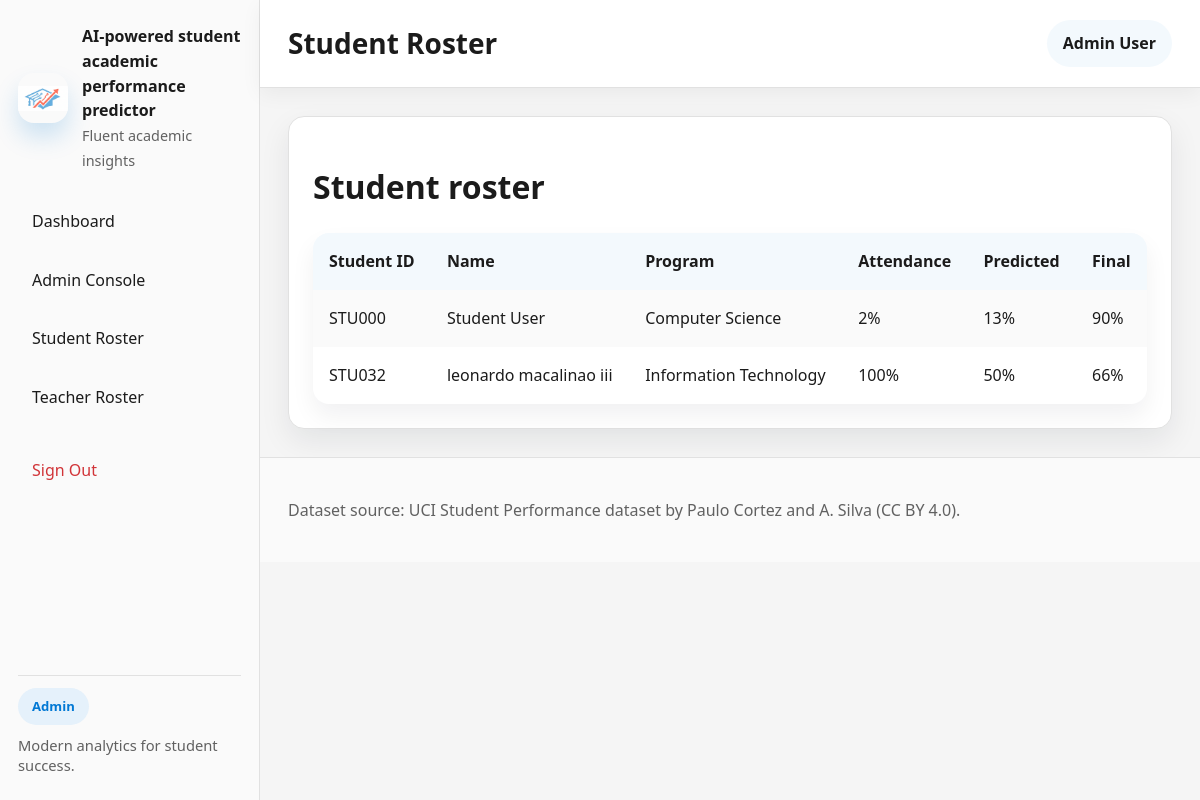
The app's page /admin/students.php (signed in) with its own data.
### tables this page shows
CREATE TABLE `students` (
  `id` int(11) NOT NULL,
  `user_id` int(11) NOT NULL,
  `student_id` varchar(20) NOT NULL,
  `program` varchar(100) DEFAULT 'General Studies',
  `phone` varchar(20) DEFAULT '',
  `guardian_name` varchar(100) DEFAULT '',
  `attendance` int(11) DEFAULT 0,
  `study_hours` int(11) DEFAULT 0,
  `assignments` int(11) DEFAULT 0,
  `quiz_score` int(11) DEFAULT 0,
  `predicted_grade` int(11) DEFAULT 0,
  `final_grade` int(11) DEFAULT 0,
  `status` varchar(20) DEFAULT 'Active',
  `created_at` timestamp NOT NULL DEFAULT current_timestamp()
);

CREATE TABLE `users` (
  `id` int(11) NOT NULL,
  `username` varchar(50) NOT NULL,
  `password_hash` varchar(255) NOT NULL,
  `role` enum('admin','teacher','student') NOT NULL,
  `full_name` varchar(100) NOT NULL,
  `email` varchar(100) NOT NULL,
  `created_at` timestamp NOT NULL DEFAULT current_timestamp(),
  `is_email_verified` tinyint(1) DEFAULT 0,
  `verification_code` varchar(10) DEFAULT NULL,
  `verification_expires_at` datetime DEFAULT NULL
);

### admin/students.php (the view, shortened to what this page needs)
<?php
require_once __DIR__ . '/../includes/header.php';
$connection = get_db_connection();
$students = $connection->query('SELECT s.student_id, u.full_name, s.program, s.attendance, s.predicted_grade, s.final_grade FROM students s JOIN users u ON u.id = s.user_id ORDER BY s.id');
?>
<div class="card">
    <h1>Student roster</h1>
    <table>
        <tr><th>Student ID</th><th>Name</th><th>Program</th><th>Attendance</th><th>Predicted</th><th>Final</th></tr>
        <?php while ($row = $students->fetch_assoc()): ?>
            <tr><td><?php echo htmlspecialchars($row['student_id']); ?></td><td><?php echo htmlspecialchars($row['full_name']); ?></td><td><?php echo htmlspecialchars($row['program']); ?></td><td><?php echo htmlspecialchars($row['attendance']); ?>%</td><td><?php echo htmlspecialchars($row['predicted_grade']); ?>%</td><td><?php echo htmlspecialchars($row['final_grade']); ?>%</td></tr>
        <?php endwhile; ?>
    </table>
</div>
<?php require_once __DIR__ . '/../includes/footer.php'; ?>

### assets/styles.css (style rules this page uses)
:root { color-scheme: light; font-family: 'Segoe UI Variable', 'Segoe UI', Inter, Arial, sans-serif; font-size: 16px; line-height: 1.55; color: #1B1B1B; background: #F5F5F5; }
* { box-sizing: border-box; }
html { scroll-behavior: smooth; }
body { margin: 0; min-height: 100vh; background: #F5F5F5; }
.card { background: #FFFFFF; border-radius: 16px; padding: 24px; border: 1px solid #E1E1E1; box-shadow: 0 12px 30px rgba(16, 24, 40, 0.08); }
table { width: 100%; border-collapse: separate; border-spacing: 0; background: #FFFFFF; border-radius: 16px; overflow: hidden; box-shadow: 0 12px 24px rgba(16, 24, 40, 0.06); }
th, td { padding: 16px; text-align: left; }
th { position: sticky; top: 0; background: #F3F9FD; color: #1B1B1B; font-weight: 700; }
tbody tr { transition: background-color 220ms ease; }
tbody tr:nth-child(even) { background: #FAFAFA; }

### records on screen
students: student "STU000", user.full_name "Student User", program "Computer Science", attendance "2", predicted_grade "13", final_grade "90"
students: student "STU032", user.full_name "leonardo macalinao iii", program "Information Technology", attendance "100", predicted_grade "50", final_grade "66"

### other values on screen
$user['role'] "Admin"
$pageTitle "Student Roster"
$user['full_name'] "Admin User"
